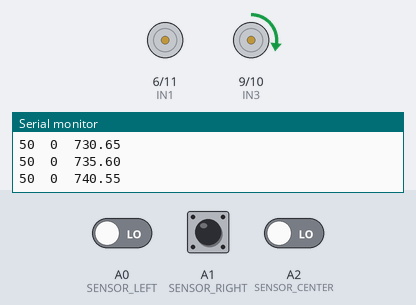
Bench run of a sketch on a simulated Arduino Uno, built with avr-gcc and run on an emulated ATmega328P. Shown: motor-driver pin pairs drawn as motors (green arrow = first pin HIGH = forward, orange = second pin HIGH = backward, longer = more drive), the last lines printed to the serial monitor. The inputs (shaded band) are chosen by the test bench; at power-on: A1 (SENSOR_RIGHT) LOW, A0 (SENSOR_LEFT) LOW, A2 (SENSOR_CENTER) LOW.

Above: at 1.2 s.
1.3 s: A1 (SENSOR_RIGHT) driven HIGH
At 2.5 s:
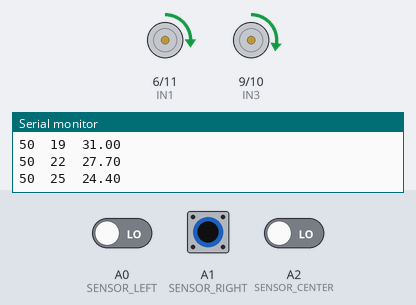
At 3.5 s:
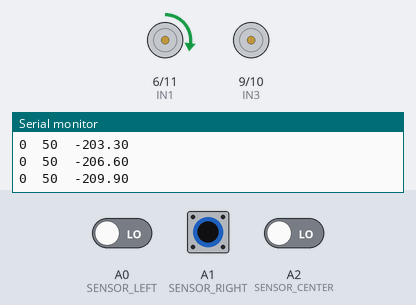
4.2 s: A1 (SENSOR_RIGHT) pulsed LOW 5 times (0.12 s each, 0.3 s apart)
Timing chart, 0 to 7.2 s (numbered marks = the images above; inputs shaded):
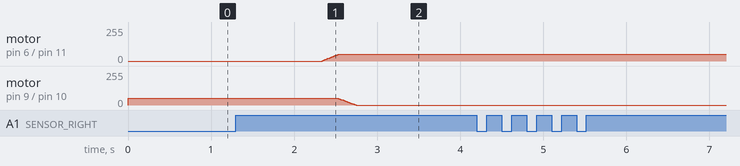

Measured:
- after the input at 1.3 s, motor on pin 6 (IN1) / pin 11 (IN2): moves from stopped to forward 50/255 over 0.20 s, starting after 1.0 s; motor on pin 9 (IN3) / pin 10 (IN4): moves from forward 50/255 to stopped over 0.21 s, starting after 1.2 s

The sketch:

exthis.ino
```cpp
// #define DIR_LEFT         7
// #define DIR_RIGHT        4
// #define LEFT_SENSOR_PIN  A0
// #define RIGHT_SENSOR_PIN A1
#define IN1 6//r
#define IN2 11
#define IN3 9//l
#define IN4 10

#define SENSOR_RIGHT A1
#define SENSOR_CENTER A2
#define SENSOR_LEFT A0


// Скорость, с которой мы движемся вперёд (0-255)
#define SPEED            50

int SPEED_RIGHT = IN1;
int SPEED_LEFT = IN3;

int LOW_RIGHT = IN2;
int LOW_LEFT = IN4;

int left_motor_speed, right_motor_speed;


float Kp=100, Ki=1.65, Kd=0;

float error=0, P=0, I=0, D=0, PID_value=0;
float previous_error=0,previous_I=0;
int sensor[3]={0,0,0};

void setup()
{
    // Настраивает выводы платы 4,5,6,7 на вывод сигналов
    pinMode( IN1, OUTPUT );
    pinMode( IN2, OUTPUT );
    pinMode( IN3, OUTPUT );
    pinMode( IN4, OUTPUT );

    Serial.begin(9600);
}

int read_sensor_values()
{
   sensor[0]=digitalRead(SENSOR_LEFT);
   sensor[1]=digitalRead(SENSOR_CENTER);
   sensor[2]=digitalRead(SENSOR_RIGHT);

   if((sensor[0]==1)&&(sensor[1]==0)&&(sensor[2]==0))
     error=2;
     else if((sensor[0]==1)&&(sensor[1]==1)&&(sensor[2]==0))
            error=1;
            else if((sensor[0]==0)&&(sensor[1]==1)&&(sensor[2]==0))
                   error=0;
                   else if((sensor[0]==0)&&(sensor[1]==1)&&(sensor[2]==1))
                         error=-1;
                         else if((sensor[0]==0)&&(sensor[1]==0)&&(sensor[2]==1))
                               error=-2;
                               else  if((sensor[0]==0)&&(sensor[1]==0)&&(sensor[2]==0))
   if(error<0) error=-3;
     else error=3;

  return error;
}


float calculate_pid()
{
   P = error;
   I = previous_I + error;
   D = error-previous_error;
   PID_value = (Kp*P) + (Ki*I) + (Kd*D);

   previous_error=error;
   previous_I=I;
   return PID_value;
}

void motor_control()
{
  // Расчет оптимальной скорости двигателя
  left_motor_speed = SPEED+PID_value;
  right_motor_speed = SPEED-PID_value;

  // Скорость двигателя не должна превышать максимальное значение ШИМ
  left_motor_speed = constrain(left_motor_speed,0,50);

  right_motor_speed = constrain(right_motor_speed,0,50);

  if (left_motor_speed<0){
      analogWrite(LOW_LEFT,abs(left_motor_speed)); //Left Motor Speed
      analogWrite(SPEED_RIGHT,right_motor_speed); //Right Motor Speed

      //следующие строки кода - заставят бота двигаться вперед
      digitalWrite(LOW_RIGHT, LOW);
      digitalWrite(SPEED_LEFT, LOW);
  }
  else if (right_motor_speed < 0){
      analogWrite(SPEED_LEFT,left_motor_speed); //Left Motor Speed
      analogWrite(LOW_RIGHT,abs(right_motor_speed)); //Right Motor Speed

      //следующие строки кода - заставят бота двигаться вперед
      digitalWrite(SPEED_RIGHT, LOW);
      digitalWrite(LOW_LEFT, LOW);
  }
  else{
  analogWrite(SPEED_LEFT,left_motor_speed); //Left Motor Speed
  analogWrite(SPEED_RIGHT,right_motor_speed); //Right Motor Speed

  //следующие строки кода - заставят бота двигаться вперед
  digitalWrite(LOW_RIGHT, LOW);
  digitalWrite(LOW_LEFT, LOW);
  }

}

void loop ()
{
read_sensor_values ();
calculate_pid ();
motor_control();
Serial.print(left_motor_speed);
Serial.print('\t');
Serial.print(right_motor_speed);
Serial.print('\t');
Serial.println(PID_value);
}
```
